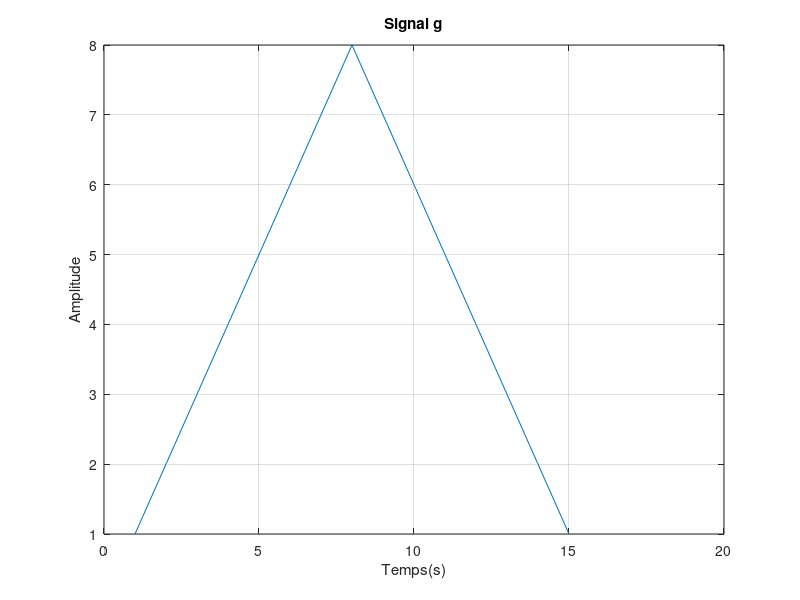
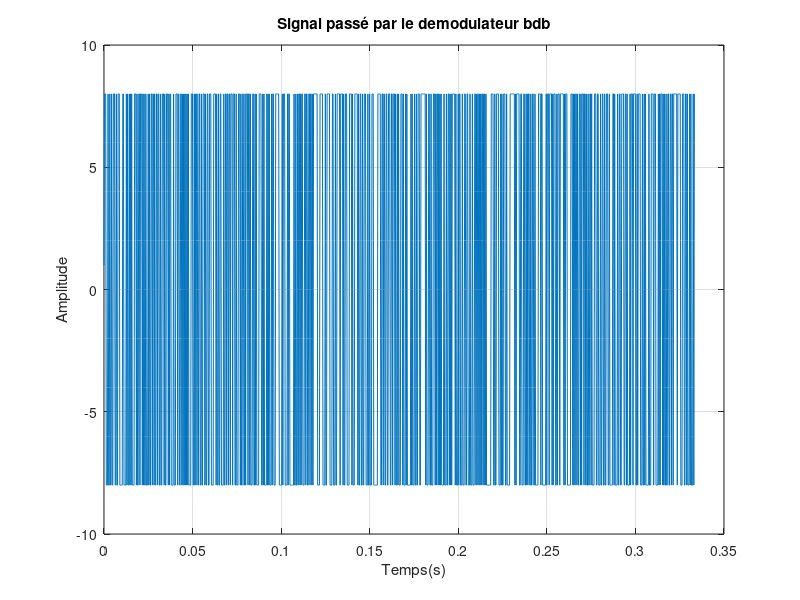
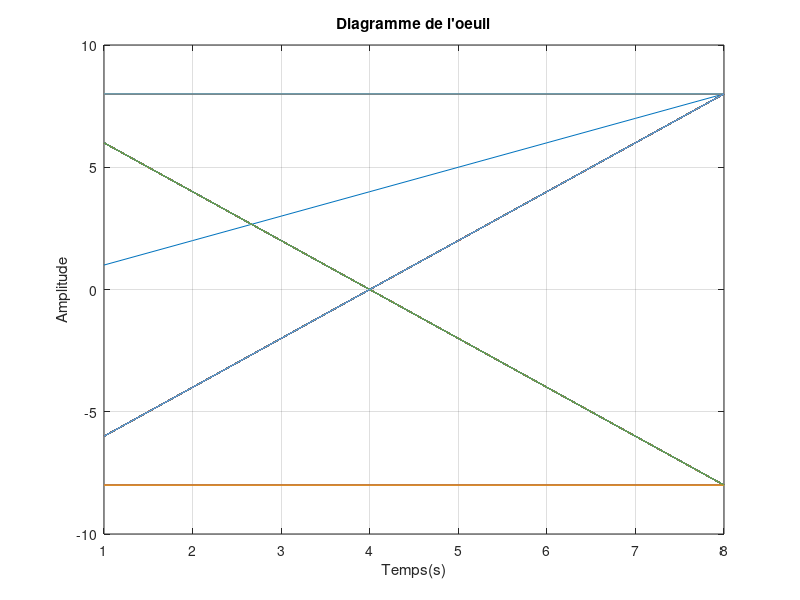
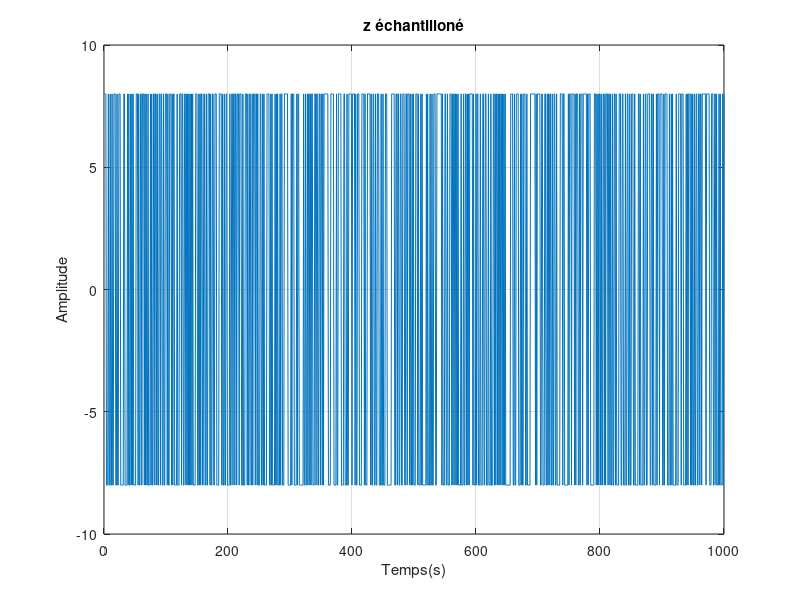

These charts were generated, in order, by the following MATLAB code:


%Nettoyer l'interface
clc;
clear all;
close all;

%Constantes
Fe = 24000;
Rb = 3000;
Tb = 1/Rb;
Nbits = 1000;
Te = 1/Fe;
V = 1;

alpha = 0.2 ;
L = 8;
Te = 1 / Fe;
bits = randi([0 1],1, Nbits);

Symboles1 = 2*bits - 1;
%Symboles1 = zeros(1,length(bits));
%Symboles1(bits==1) = V;
%Symboles1(bits==0) = -V;

Tsbin =Tb ;
Nsbin = floor(Tsbin / Te);

surech1 = zeros(1,Nsbin);
surech1(1) = 1;

Xk1 = kron(Symboles1,surech1);

%Mise en forme: 
h1=ones(1,Nsbin);
Signal_Filtre1 = filter(h1,1,Xk1);
hr = h1;
g= conv(h1,hr);
z=filter(g,1,Xk1);

%% III.1 Etude sans canal de propagation
% g la convolution de h1 et hr
figure (1);
plot(g);
xlabel("Temps(s)");
ylabel("Amplitude");
title("Signal g");
grid on;

%  z la convolution de xk1 et g 
temps = [0:Te:(length(z)-1)*Te];
figure(2);
plot(temps,z);
xlabel("Temps(s)");
ylabel("Amplitude");
title("Signal passé par le demodulateur bdb");
grid on;


% explication: g verifie le critére de nyquist pour le choix de t0=Ts



%diagramme de l'oeuil 
diagramme_oeuil = reshape(z,Nsbin,floor(length(z)/Nsbin)) ; 
figure(3);
plot(diagramme_oeuil);
xlabel("Temps(s)");
ylabel("Amplitude");
title("Diagramme de l'oeuil");
grid on;

% explication du choix de l'instant d'echantillonage à partir du diagramme
% de l'oeuil

% echantillonage à t0=Ts 
figure(4);
z_ech = z(Nsbin : Nsbin : end ) ; 
plot(z_ech);
xlabel("Temps(s)");
ylabel("Amplitude");
title("z échantilloné");
grid on;

%% Decision
Seuil = 0;
SymboleDecide = zeros(1,length(z_ech));
SymboleDecide(z_ech>Seuil) = V;
SymboleDecide(z_ech<-Seuil) = -V;

%% echantilloner à n0+mNs avec n0=3
n0=3 ; 
z_ech2 = z(n0 : Nsbin : end ) ; 

%tracé de z_ech2
figure(5);
plot(z_ech2);
xlabel("Temps(s)");
ylabel("Amplitude");
title("z échantilloné à n0+mNs");
grid on;

%% Estimation du TEB du signal échantilloné 
% TEB1
bits_estimes1=zeros(1,Nbits); 
bits_estimes1(z_ech>0) = 1;
TEB1 = sum(bits ~=bits_estimes1)/Nbits ;

% TEB2
bits_estimes2=zeros(1,Nbits); 
bits_estimes2(z_ech2>0) = 1;
TEB2 = sum(bits ~=bits_estimes2)/Nbits ;









